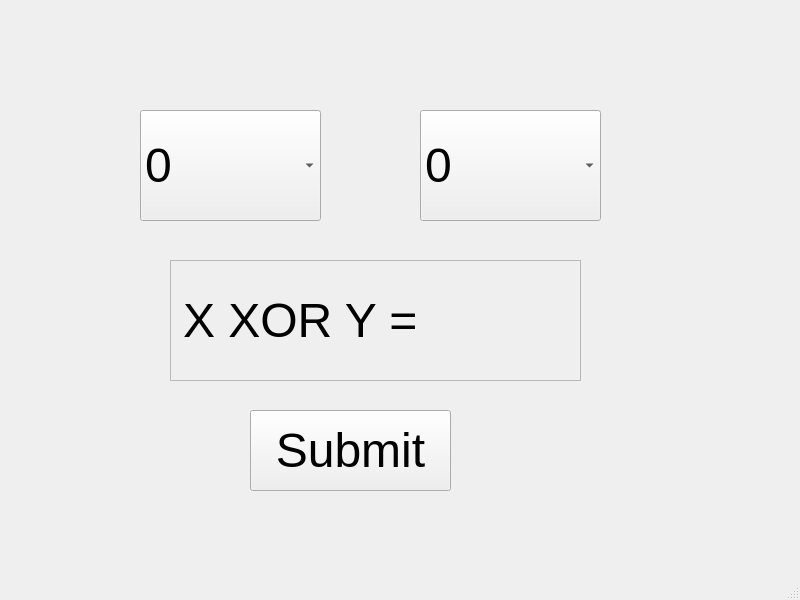
<?xml version="1.0" encoding="UTF-8"?>
<ui version="4.0">
 <class>MainWindow</class>
 <widget class="QMainWindow" name="MainWindow">
  <property name="geometry">
   <rect>
    <x>0</x>
    <y>0</y>
    <width>800</width>
    <height>600</height>
   </rect>
  </property>
  <property name="windowTitle">
   <string>MainWindow</string>
  </property>
  <widget class="QWidget" name="centralwidget">
   <widget class="QComboBox" name="comboX">
    <property name="geometry">
     <rect>
      <x>140</x>
      <y>110</y>
      <width>181</width>
      <height>111</height>
     </rect>
    </property>
    <property name="font">
     <font>
      <pointsize>36</pointsize>
     </font>
    </property>
    <item>
     <property name="text">
      <string>0</string>
     </property>
    </item>
    <item>
     <property name="text">
      <string>1</string>
     </property>
    </item>
   </widget>
   <widget class="QComboBox" name="comboY">
    <property name="geometry">
     <rect>
      <x>420</x>
      <y>110</y>
      <width>181</width>
      <height>111</height>
     </rect>
    </property>
    <property name="font">
     <font>
      <pointsize>36</pointsize>
     </font>
    </property>
    <item>
     <property name="text">
      <string>0</string>
     </property>
    </item>
    <item>
     <property name="text">
      <string>1</string>
     </property>
    </item>
   </widget>
   <widget class="QPushButton" name="Submit">
    <property name="geometry">
     <rect>
      <x>250</x>
      <y>410</y>
      <width>201</width>
      <height>81</height>
     </rect>
    </property>
    <property name="font">
     <font>
      <pointsize>36</pointsize>
     </font>
    </property>
    <property name="text">
     <string>Submit</string>
    </property>
   </widget>
   <widget class="QLabel" name="label">
    <property name="geometry">
     <rect>
      <x>170</x>
      <y>260</y>
      <width>411</width>
      <height>121</height>
     </rect>
    </property>
    <property name="font">
     <font>
      <pointsize>36</pointsize>
     </font>
    </property>
    <property name="frameShape">
     <enum>QFrame::StyledPanel</enum>
    </property>
    <property name="text">
     <string>X XOR Y =</string>
    </property>
   </widget>
  </widget>
  <widget class="QMenuBar" name="menubar">
   <property name="geometry">
    <rect>
     <x>0</x>
     <y>0</y>
     <width>800</width>
     <height>22</height>
    </rect>
   </property>
  </widget>
  <widget class="QStatusBar" name="statusbar"/>
 </widget>
 <resources/>
 <connections/>
</ui>
